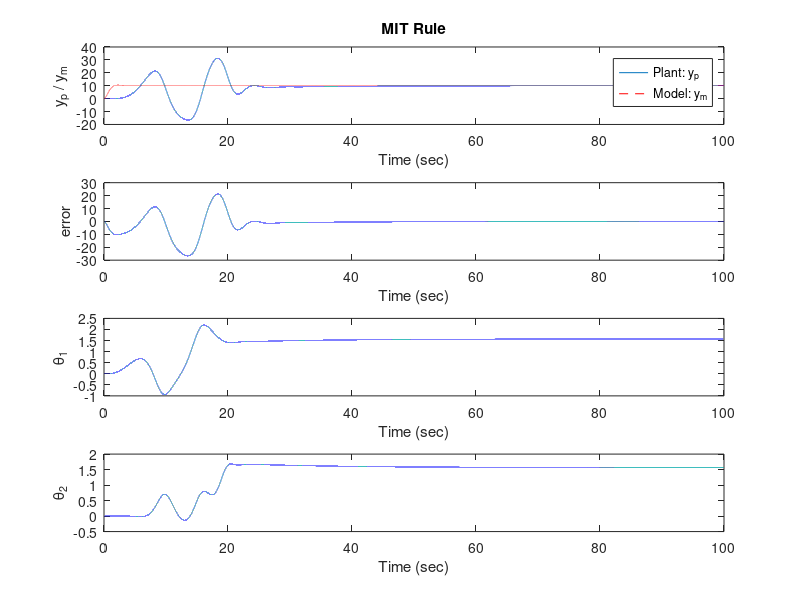

This figure's MATLAB source:
clear;
clc;
close all;

%% Initializations
gamma = 0.0009;

dt = 0.001; % time step
T = 100;    % total simulation time
t = 0:dt:T;

%% Plant: P(s) = 1 / (s*(s+a))
a = 1; % unknown plant parameter
b = 1; % gain
yp = 0; dyp = 0; ddyp = 0;

%% Reference Model: M(s) = ω^2 / (s^2 +2ζωs + ω^2)
z = 0.707;
w = 2;

ym = 0; dym = 0; ddym = 0;

%% Amplitude and angular vel. for reference signal
A = 10;
w_r = 1;

%% MIT Rule parameters
% Control law parameters: u = θ1*r - θ2*yp
theta1 = 0; dtheta1 = 0;
theta2 = 0; dtheta2 = 0;

% Sensitivity functions: S1 = ∂(e0)/∂(θ1), S2 = ∂(e0)/∂(θ2)
S1 = 0; dS1 = 0; ddS1 = 0; 
S2 = 0; dS2 = 0; ddS2 = 0;

%% Data storage
R = zeros(size(t));
E = zeros(size(t));
U = zeros(size(t));
Yp = zeros(size(t));
Ym = zeros(size(t));
Theta1 = zeros(size(t));
Theta2 = zeros(size(t));

%% MIT Rule
for i = 1:length(t)
    % r = A * sin(w_r * t(i)); % reference signal 
    r = A;
    e = yp - ym;               % tracking error
    u = theta1*r - theta2*yp;  % control input
    
    % Plant model dynamics
    ddyp = -a*dyp + b*u;
    dyp  = dyp + ddyp*dt;
    yp   = yp + dyp*dt;
    
    % Reference model dynamics
    ddym = -(2*z*w)*dym - (w^2)*ym + (w^2)*r;
    dym  = dym + ddym*dt;
    ym   = ym + dym*dt;
    
    % Sensitivity functions
    ddS1 = - a*dS1 - theta2*S1 + r;
    ddS2 = - a*dS2 - theta2*S2 - yp;
    
    dS1 = dS1 + ddS1*dt;
    dS2 = dS2 + ddS2*dt;
    
    S1 = S1 + dS1*dt;
    S2 = S2 + dS2*dt;
    
    % MIT adaptation law
    dtheta1 = -gamma * e * S1;
    dtheta2 = -gamma * e * S2;
    
    theta1 = theta1 + dtheta1*dt;
    theta2 = theta2 + dtheta2*dt;

    R(i) = r;
    E(i) = e;
    U(i) = u;
    Yp(i) = yp;
    Ym(i) = ym;
    Theta1(i) = theta1;
    Theta2(i) = theta2;
end

%% Plots
figure(1);
subplot(4,1,1);
plot(t, Yp, t, Ym, 'r--')
xlabel('Time (sec)');
ylabel('y_p / y_m');
title('MIT Rule');
legend('Plant: y_p','Model: y_m');

subplot(4,1,2);
plot(t, E)
xlabel('Time (sec)');
ylabel('error')

subplot(4,1,3);
plot(t, Theta1)
xlabel('Time (sec)');
ylabel('\theta_1')

subplot(4,1,4);
plot(t, Theta2)
xlabel('Time (sec)')
ylabel('\theta_2')
